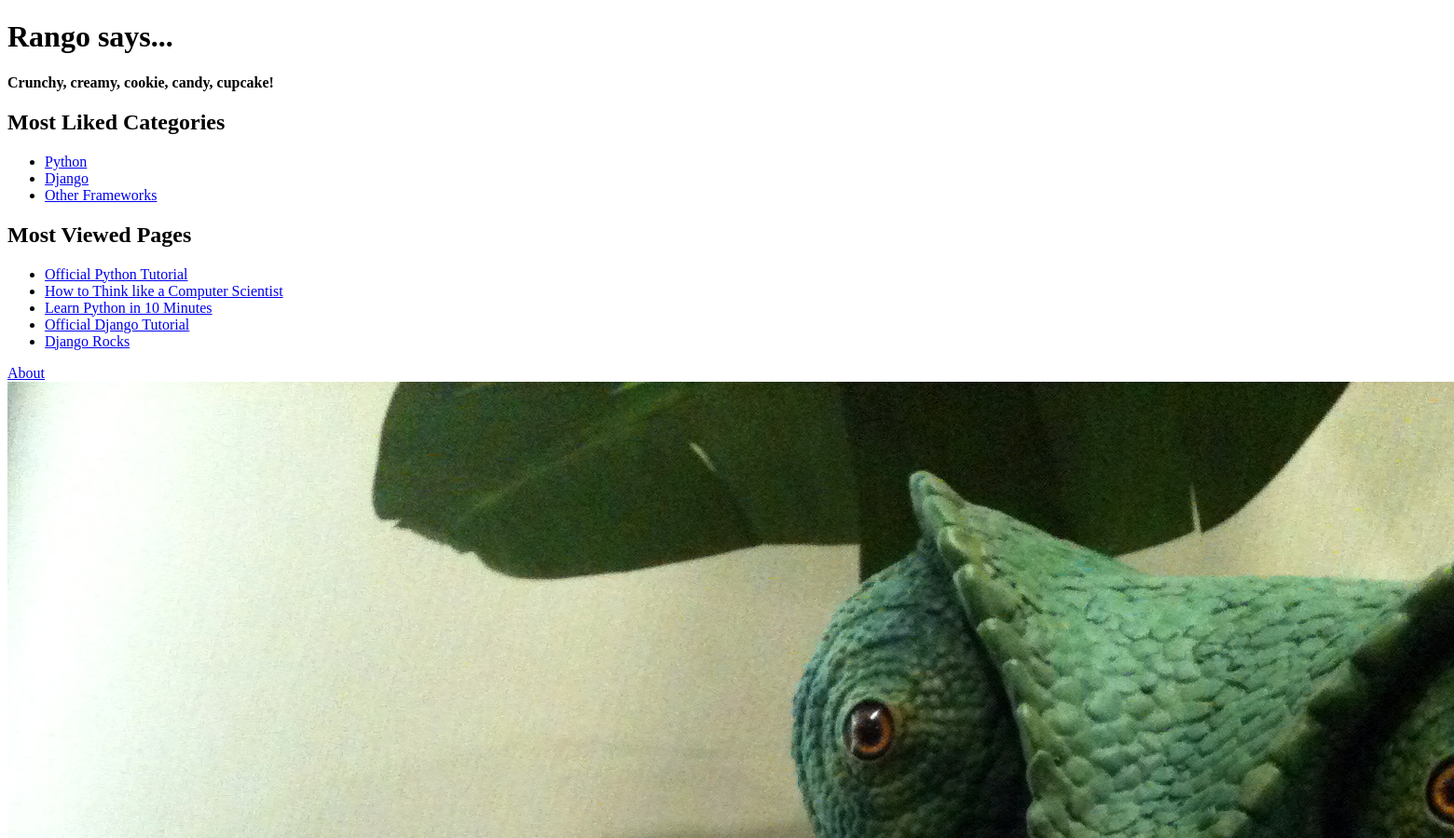
Before: / (upper part) with the older database file.
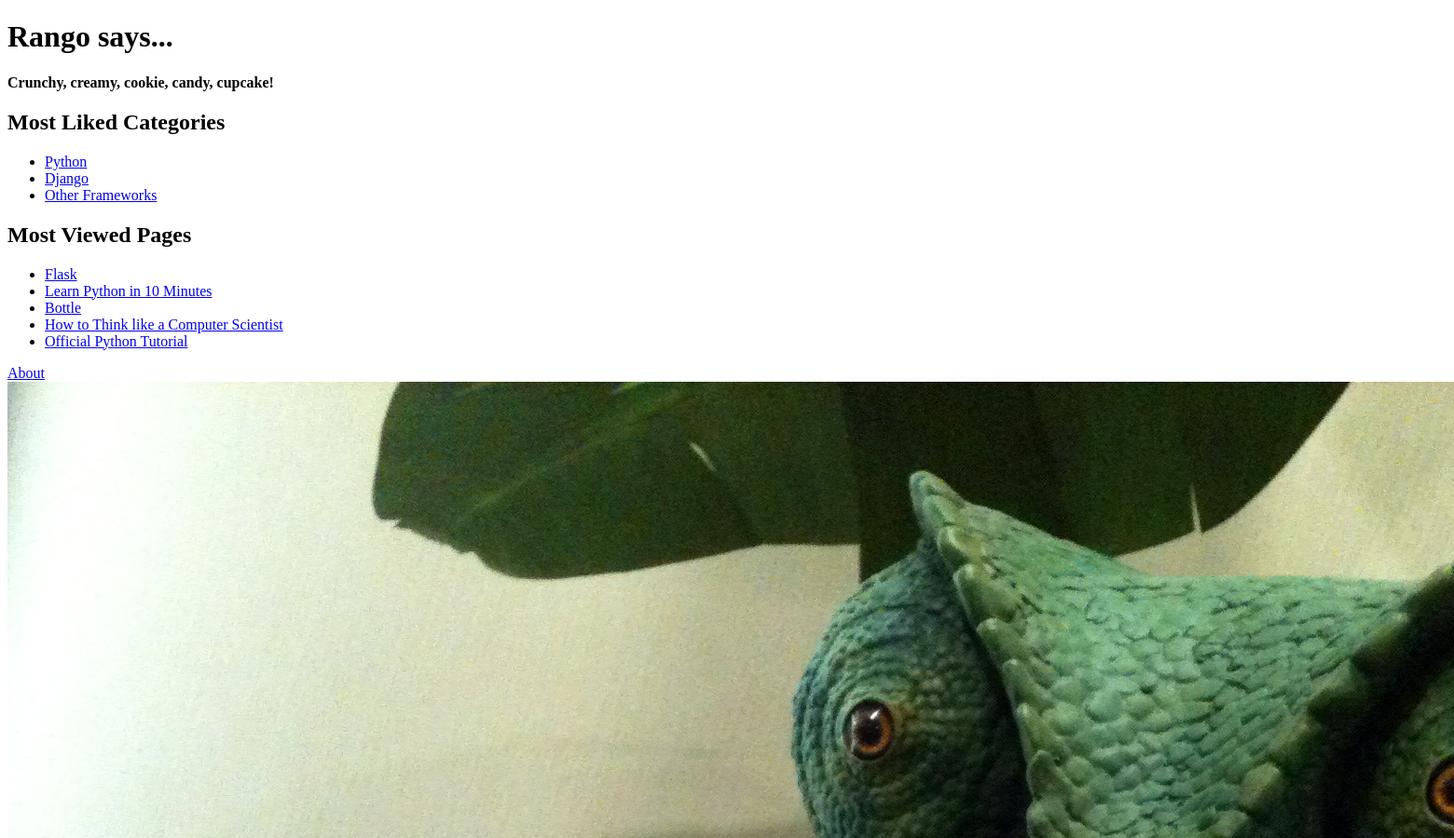
After: the same page with the newer database file.
### rango/models.py (models this page shows, shortened)
class Category(models.Model):
    name = models.CharField(max_length=128, unique=True)
    views = models.IntegerField(default=0)
    likes = models.IntegerField(default=0)
    slug = models.SlugField(unique=True)
    class Meta:
        verbose_name_plural = 'Categories'

class Page(models.Model):
    category = models.ForeignKey(Category, on_delete=models.CASCADE)
    title = models.CharField(max_length=128)
    url = models.URLField()
    views = models.IntegerField(default=10)

### rango/views.py (the view)
# urls.py: path('', views.index, name='index'),
def index(request):
    category_list = Category.objects.order_by('-likes')[:5]
    pages_list = Page.objects.order_by('-views')[:5]
    context_dict = {}
    context_dict['boldmessage']= 'Crunchy, creamy, cookie, candy, cupcake!'
    context_dict['categories'] = category_list
    context_dict['pages'] = pages_list
    return render(request, 'rango/index.html', context = context_dict)

### templates/rango/index.html (shortened to what this page needs)
<!DOCTYPE html>
{% load staticfiles %}
<html>
    <head>
    </head>
    <body>
        <div>
            <h1>Rango says...</h1>
            <strong>{{ boldmessage }}</strong><br />
        </div>
        <div>
            <h2>Most Liked Categories</h2>
            {% if categories%}
                <ul>
                    {% for category in categories %}
                        <li>
                            <a href="/rango/category/{{ category.slug }}/">{{ category.name }}</a>
                        </li>
                    {% endfor %}
                </ul>
            {% else %}
                <strong>There are no categories present.</strong>
            {% endif %}
        </div>
        <div>
            <h2>Most Viewed Pages</h2>
            {% if pages %}
                <ul>
                    {% for page in pages %}
                        <li>
                            <a href="{{ page.url }}">{{ page.title }}</a>
                        </li>
                    {% endfor %}
                </ul>
            {% else %}
                <strong>There are no pages present.</strong>
            {% endif %}
        </div>
        <div>
            <a href="/rango/about/">About</a><br />
            <img src="{% static 'images/rango.jpg' %}"
                 alt="Picture of Rango" />
        </div>
    </body>
</html>

Changed rows visible on the page:
no longer on this page (row edited): Page: title "Official Django Tutorial"
no longer on this page (row edited): Page: title "Django Rocks"
now on this page (row edited): Page: title "Flask"
changed Page "Learn Python in 10 Minutes": moves up the list
now on this page (row edited): Page: title "Bottle"
changed Page "How to Think like a Computer Scientist": moves down the list
